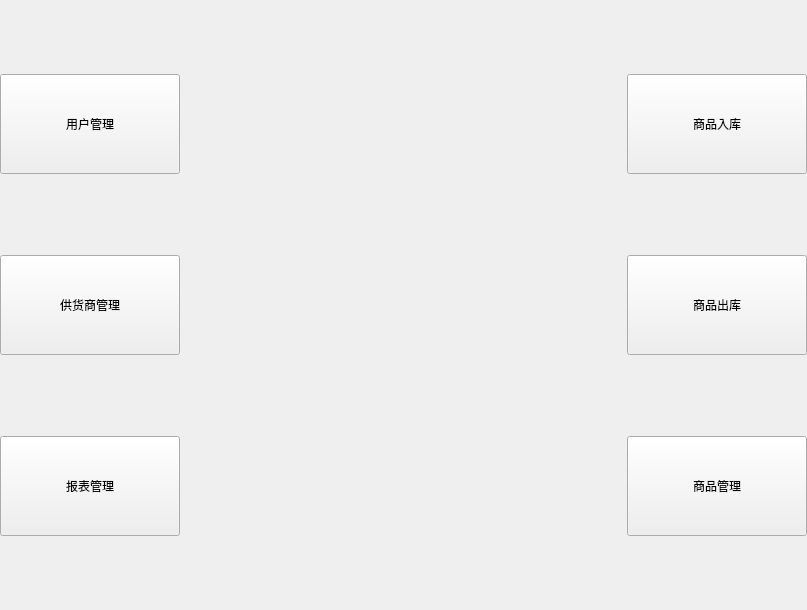
<?xml version="1.0" encoding="UTF-8"?>
<ui version="4.0">
 <class>MyWidget</class>
 <widget class="QWidget" name="MyWidget">
  <property name="geometry">
   <rect>
    <x>0</x>
    <y>0</y>
    <width>807</width>
    <height>610</height>
   </rect>
  </property>
  <property name="windowTitle">
   <string>MyWidget</string>
  </property>
  <layout class="QGridLayout" name="gridLayout">
   <property name="leftMargin">
    <number>0</number>
   </property>
   <property name="topMargin">
    <number>0</number>
   </property>
   <property name="rightMargin">
    <number>0</number>
   </property>
   <property name="bottomMargin">
    <number>0</number>
   </property>
   <property name="horizontalSpacing">
    <number>0</number>
   </property>
   <property name="verticalSpacing">
    <number>7</number>
   </property>
   <item row="0" column="0">
    <widget class="QPushButton" name="pushButton_user">
     <property name="minimumSize">
      <size>
       <width>180</width>
       <height>100</height>
      </size>
     </property>
     <property name="text">
      <string>用户管理</string>
     </property>
    </widget>
   </item>
   <item row="0" column="1">
    <spacer name="horizontalSpacer">
     <property name="orientation">
      <enum>Qt::Horizontal</enum>
     </property>
     <property name="sizeHint" stdset="0">
      <size>
       <width>200</width>
       <height>20</height>
      </size>
     </property>
    </spacer>
   </item>
   <item row="0" column="2">
    <widget class="QPushButton" name="pushButton_in">
     <property name="minimumSize">
      <size>
       <width>180</width>
       <height>100</height>
      </size>
     </property>
     <property name="text">
      <string>商品入库</string>
     </property>
    </widget>
   </item>
   <item row="1" column="0">
    <widget class="QPushButton" name="pushButton_supplier">
     <property name="minimumSize">
      <size>
       <width>180</width>
       <height>100</height>
      </size>
     </property>
     <property name="text">
      <string>供货商管理</string>
     </property>
    </widget>
   </item>
   <item row="1" column="1">
    <spacer name="horizontalSpacer_2">
     <property name="orientation">
      <enum>Qt::Horizontal</enum>
     </property>
     <property name="sizeHint" stdset="0">
      <size>
       <width>200</width>
       <height>20</height>
      </size>
     </property>
    </spacer>
   </item>
   <item row="1" column="2">
    <widget class="QPushButton" name="pushButton_out">
     <property name="minimumSize">
      <size>
       <width>180</width>
       <height>100</height>
      </size>
     </property>
     <property name="text">
      <string>商品出库</string>
     </property>
    </widget>
   </item>
   <item row="2" column="0">
    <widget class="QPushButton" name="pushButton_statement">
     <property name="minimumSize">
      <size>
       <width>180</width>
       <height>100</height>
      </size>
     </property>
     <property name="text">
      <string>报表管理</string>
     </property>
    </widget>
   </item>
   <item row="2" column="1">
    <spacer name="horizontalSpacer_3">
     <property name="orientation">
      <enum>Qt::Horizontal</enum>
     </property>
     <property name="sizeHint" stdset="0">
      <size>
       <width>200</width>
       <height>20</height>
      </size>
     </property>
    </spacer>
   </item>
   <item row="2" column="2">
    <widget class="QPushButton" name="pushButton_good">
     <property name="minimumSize">
      <size>
       <width>180</width>
       <height>100</height>
      </size>
     </property>
     <property name="text">
      <string>商品管理</string>
     </property>
    </widget>
   </item>
  </layout>
 </widget>
 <layoutdefault spacing="6" margin="11"/>
 <resources/>
 <connections/>
</ui>
